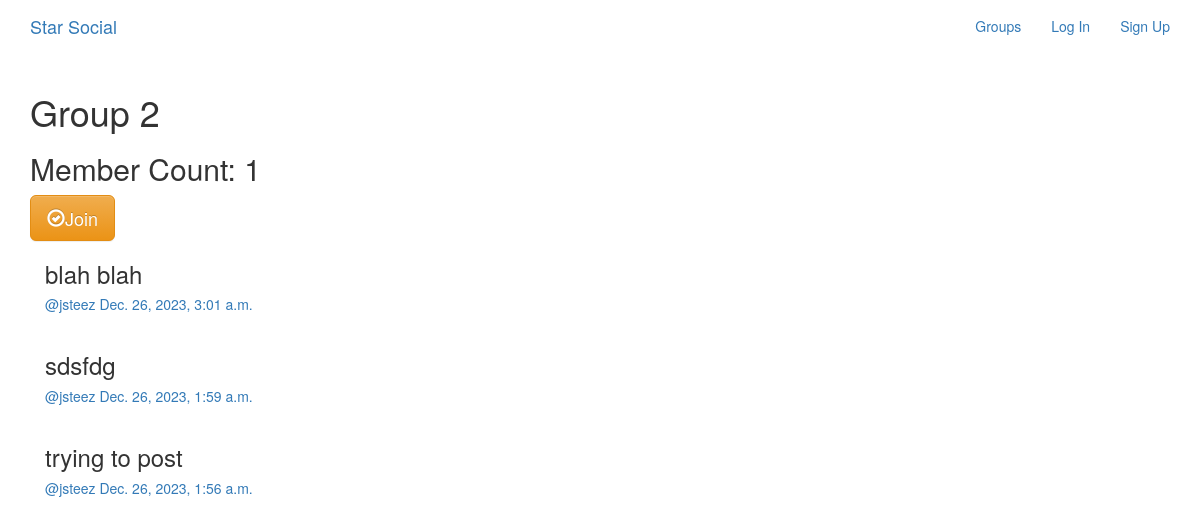
/groups/posts/in/group-2/, run on the app's committed database.
### groups/models.py (models this page shows, shortened)
class Group(models.Model):
    name = models.CharField(max_length=255, unique=True)
    slug = models.SlugField(allow_unicode=True, unique=True)
    description = models.TextField(blank=True, default='')
    description_html = models.TextField(editable=False, default='', blank=True)
    members = models.ManyToManyField(User, through='GroupMember')
    class Meta:
        ordering = ['name']

### posts/models.py (models this page shows, shortened)
class Post(models.Model):
    user = models.ForeignKey(User, related_name='posts', on_delete=models.CASCADE)
    created_at = models.DateTimeField(auto_now=True) # automatically set current time
    message = models.TextField()
    message_html = models.TextField(editable=False)
    group = models.ForeignKey(Group, related_name='posts', null=True, blank=True, on_delete=models.CASCADE)
    class Meta:
        ordering = ['-created_at']
        unique_together = ['user', 'message']

### groups/views.py (the view)
# urls.py: re_path(r"^posts/in/(?P<slug>[-\w]+)/$",views.SingleGroup.as_view(),name="single"),
class SingleGroup(generic.DetailView):
    model = Group

### groups/templates/groups/group_detail.html
{% extends "groups/group_base.html" %}
{% block pregroup %}
<h1>{{ group.name }}</h1>
<h2>Member Count: {{ group.members.count }}</h2>
<div class="content">
    {% if user in group.members.all %}
        <a href="{% url 'groups:leave' slug=group.slug %}" class="btn btn-lg btn-fill btn-warning">
        <span class="glyphicon glyphicon-remove-circle"></span>Leave</a>
    {% else %}
        <a href="{% url 'groups:join' slug=group.slug %}" class="btn btn-lg btn-fill btn-warning">
        <span class="glyphicon glyphicon-ok-circle"></span>Join</a>
    {% endif %}
</div>
{% endblock %}
{% block group_content %}
    <div class="col-md-8">
        {% if group.posts.count == 0 %}
            <h2>No posts in this group yet!</h2>
        {% else %}
            {% for post in group.posts.all %}
                {% include "posts/_post.html" %}
            {% endfor %}
        {% endif %}
    </div>
{% endblock %}

### posts/templates/posts/_post.html (shortened to what this page needs)
<div class="post media">
    <h3>{{ post.message_html|safe }}</h3>
    <div class="media-body">
        <h5 class="media-heading">
        <span class="username">
            <a href="{% url 'posts:for_user' username=post.user.username %}">@{{ post.user.username }}</a>
        </span>
        <time class="time">
            <a href="{% url 'posts:single' username=post.user.username pk=post.pk %}">{{ post.created_at }}</a>
        </time>
        </h5>
    </div>
</div>

### data on the page
Group: name "Group 2", members.count "1"
Post: message_html "blah blah", user.username "jsteez", created_at "Dec. 26, 2023, 3:01 a.m."
Post: message_html "sdsfdg", user.username "jsteez", created_at "Dec. 26, 2023, 1:59 a.m."
Post: message_html "trying to post", user.username "jsteez", created_at "Dec. 26, 2023, 1:56 a.m."
